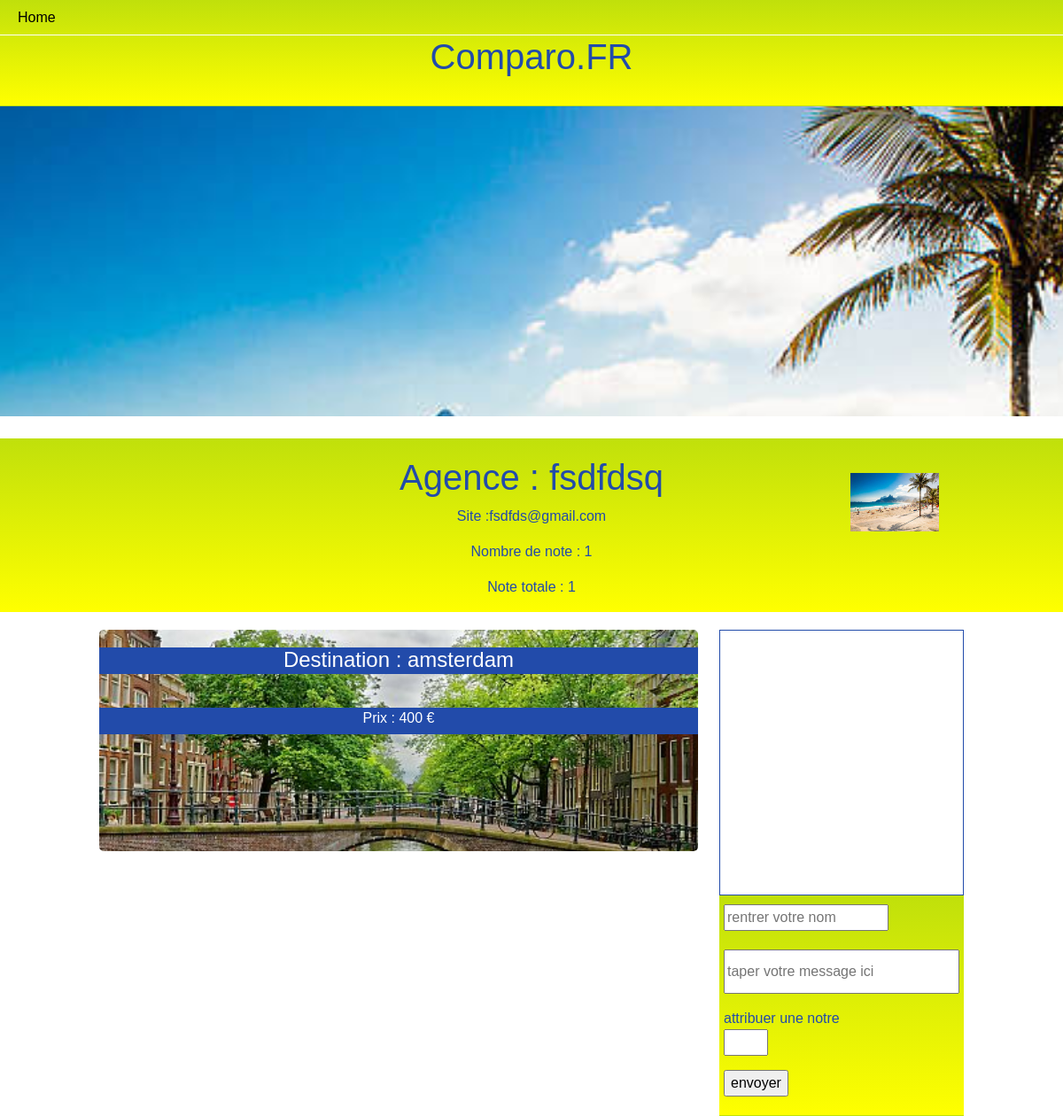
/tourop.php?id=4, run on the app's committed database.
### tables this page shows
CREATE TABLE IF NOT EXISTS `tour_operator` (
  `id` int NOT NULL AUTO_INCREMENT,
  `name` varchar(255) NOT NULL,
  `link` varchar(255) NOT NULL,
  `grade_count` int NOT NULL DEFAULT '0',
  `grade_total` int NOT NULL DEFAULT '0',
  `is_premium` tinyint(1) NOT NULL DEFAULT '0',
  `image` varchar(255) DEFAULT NULL,
  PRIMARY KEY (`id`)
);

CREATE TABLE IF NOT EXISTS `destination` (
  `id` int NOT NULL AUTO_INCREMENT,
  `location` varchar(255) NOT NULL,
  `price` int NOT NULL,
  `tour_operator_id` int NOT NULL,
  `image` varchar(255) NOT NULL,
  PRIMARY KEY (`id`)
);

### repository/Manager.php (called while the page is built, shortened)
<?php
class Manager
{
    private PDO $db;
    public function setDb($db)
    {
        $this->db = $db;
        return $this;
    }
    public function getTourOperatorById($operatorId)
    {
        $query = 'SELECT * FROM tour_operator WHERE id = :operatorId';
        $stmt = $this->db->prepare($query);
        $stmt->bindParam(':operatorId', $operatorId, PDO::PARAM_INT);
        $stmt->execute();
        $tourOperatorData = $stmt->fetch(PDO::FETCH_ASSOC);
        if ($tourOperatorData) {
            return new TourOperateur($tourOperatorData);
        } else {
            return null;
        }
    }
    public function getDestinationsByTourOperatorId($tourOperatorId)
    {
        $query = 'SELECT * FROM destination WHERE tour_operator_id  = :id';
        $stmt = $this->db->prepare($query);
        $stmt->bindParam(':id', $tourOperatorId, PDO::PARAM_STR);
        $stmt->execute();
        $destinationsData = $stmt->fetchAll(PDO::FETCH_ASSOC);
        $destinations = [];
        if ($destinationsData) {
            foreach ($destinationsData as $destinationData) {
                $destinations[] = new Destination($destinationData);
            }
            return $destinations;
        } else {
            return null;
        }
    }
}

### entity/TourOperateur.php (called while the page is built, shortened)
<?php
Class TourOperateur
{
    private int $id;
    private string $name;
    private string $link;
    private int $grade_count;
    private int $grade_total;
    private string $image;
    public function getId()
    {
        return $this->id;
    }
    public function setId($id)
    {
        $this->id = $id;
        return $this;
    }
    public function getName()
    {
        return $this->name;
    }
    public function setName($name)
    {
        $this->name = $name;
        return $this;
    }
    public function getLink()
    {
        return $this->link;
    }
    public function setLink($link)
    {
        $this->link = $link;
        return $this;
    }
    public function getGrade_count()
    {
        return $this->grade_count;
    }
    public function setGrade_count($grade_count)
    {
        $this->grade_count = $grade_count;
        return $this;
    }
    public function getGrade_total()
    {
        return $this->grade_total;
    }
    public function setGrade_total($grade_total)
    {
        $this->grade_total = $grade_total;
        return $this;
    }
    public function setIs_premium($is_premium)
    {
        return $this;
    }
    public function getImage()
    {
        return $this->image;
    }
    public function setImage($image)
    {
        $this->image = $image;
        return $this;
    }
}
?>

### entity/Destination.php (called while the page is built, shortened)
<?php
class Destination
{
    private $location;
    private $price;
    private $image;
    public function setId($id)
    {
        return $this;
    }
    public function getLocation()
    {
        return $this->location;
    }
    public function setLocation($location)
    {
        $this->location = $location;
        return $this;
    }
    public function getPrice()
    {
        return $this->price;
    }
    public function setPrice($price)
    {
        $this->price = $price;
        return $this;
    }
    public function setTour_operator_id($tour_operator_id)
    {
        return $this;
    }
    public function getImage()
    {
        return $this->image;
    }
    public function setImage($image)
    {
        $this->image = $image;
        return $this;
    }
}

### tourop.php (the view, shortened to what this page needs)
<?php
require_once("./utils/connexion.php");
$manager = new Manager($bdd);
if (isset($_GET['id']) && !empty($_GET['id'])) {
    $tourOperatorId = $_GET['id'];
} else {
}
$tourOperator = $manager->getTourOperatorById($tourOperatorId);
?>
<!DOCTYPE html>
<html lang="en">
<head>
    <link href="https://cdn.jsdelivr.net/npm/bootstrap@5.3.1/dist/css/bootstrap.min.css" rel="stylesheet">
    <link rel="stylesheet" href="css/tourop.css">
</head>
<body>
    <header>
        <nav class="navbar navbar-expand-lg">
            <div class="container-fluid">
                <div class="collapse navbar-collapse" id="navbarSupportedContent">
                    <ul class="navbar-nav me-auto mb-2 mb-lg-0">
                        <li class="nav-item">
                            <a class="nav-link active" aria-current="page" href="index.php">Home</a>
                        </li>
                    </ul>
                </div>
            </div>
        </nav>
        <h1>Comparo.FR</h1>
    </header>
    <section class="container-fluid">
        <div class="row d-flex justify-content-center">
            <div class="col-12 bg">
            </div>
        </div>
        <div class="row d-flex justify-content-center">
            <div class="col-12 text-center agence">
                <?php
                if ($tourOperator) {
                    $destinations = $manager->getDestinationsByTourOperatorId($tourOperator->getId());
                    echo '<h2>Agence : ' . $tourOperator->getName() . '</h2>';
                    echo '<p><a href"mailto:' . $tourOperator->getLink() . '"> Site :' . $tourOperator->getLink() . '</a></p>';
                    echo '<p> Nombre de note : ' . $tourOperator->getGrade_count() . '</p>';
                    echo '<p> Note totale : ' . $tourOperator->getGrade_total() . '</p>';
                    echo '<div class="logo" style="background:url(' . $tourOperator->getImage() . ')top center no-repeat; background-size:contain;"></div>';
                }
                ?>
            </div>
            <div class="col-12 col-md-7 mb-5 content">
                <?php foreach ($destinations as $destination) : ?>
                    <div class="destination" style="background:url('<?php echo $destination->getImage(); ?>')top center no-repeat; background-size:cover;">
                        <h4>Destination : <?php echo $destination->getLocation(); ?></h4>
                        <p>Prix : <?php echo $destination->getPrice(); ?> €</p>;
                    </div>
                <?php endforeach; ?>
            </div>
            <div class="col-12 col-md-3 messagerie">
                <div class="msg">
                </div>
                <form method="post" action="">
                    <p>
                        <input type="text" name="author" placeholder="rentrer votre nom">
                    </p>
                    <p>
                        <input type="text" name="message" placeholder="taper votre message ici" id="mymsg">
                    </p>
                    <p>
                        <label>attribuer une notre</label><br />
                        <input type="number" name="grade_total" min="0" max="5">
                    </p>
                    <p>
                        <input type="submit" value="envoyer" />
                    </p>
                </form>
            </div>
        </div>
    </section>
</body>
</html>

### css/tourop.css (style rules this page uses)
* { font-family: Helvetica, sans-serif; }
body { margin: 0; padding: 0; min-height: 100vh; width: 100vw; overflow-x: hidden; }
.messagerie { margin-top: 20px; text-align: left; }
.msg { position: relative; height: 300px; padding: 5px; border: 1px solid rgb(34, 75, 170); color: rgb(34, 75, 170); overflow-y: auto; }
header { position: fixed; width: 100%; height: 120px; top: 0; left: 0; background: linear-gradient(#c0e00b, yellow); border-bottom: 1px solid #c0e00b; z-index: 100; }
nav { height: 40px; border-bottom: 1px solid white; }
h1 { position: fixed; width: 100%; top: 40px; color: rgb(34, 75, 170); text-align: center; }
.bg { height: 350px; margin-top: 120px; margin-bottom: 25px; background: url('../images/rio.jpg')top center fixed no-repeat; background-size: cover; }
h2 { font-size: 40px; margin-top: 20px; color: white; }
.destination { height: 250px; margin-top: 20px; border-radius: 5px; }
h4 { position: relative; top: 20px; height: 30px; text-align: center; background: rgb(34, 75, 170); color: white; }
.destination p { position: relative; height: 30px; top: 50px; text-align: center; background: rgb(34, 75, 170); color: white; }
form { position: relative; width: 100%; background: linear-gradient(#c0e00b, yellow); border-bottom: 1px solid #c0e00b; padding: 5px; color: rgb(34, 75, 170); }
input[type=text] { margin-top: 5px; }
input[type=number] { width: 50px; }
#mymsg { width: 100%; height: 50px; }
.agence { position: relative; background: linear-gradient(#c0e00b, yellow); }
h2 { font-size: 40px; margin-top: 20px; color: rgb(34, 75, 170); }
.agence p { color: rgb(34, 75, 170); }
.logo { position: absolute; height: 100px; width: 100px; top: 20%; left: 80%; z-index: 100; }

### data on the page
tour_operator: name "fsdfdsq", link "fsdfds@gmail.com", grade_count "1", grade_total "1", image (picture)
destination: image (picture), location "amsterdam", price "400"
